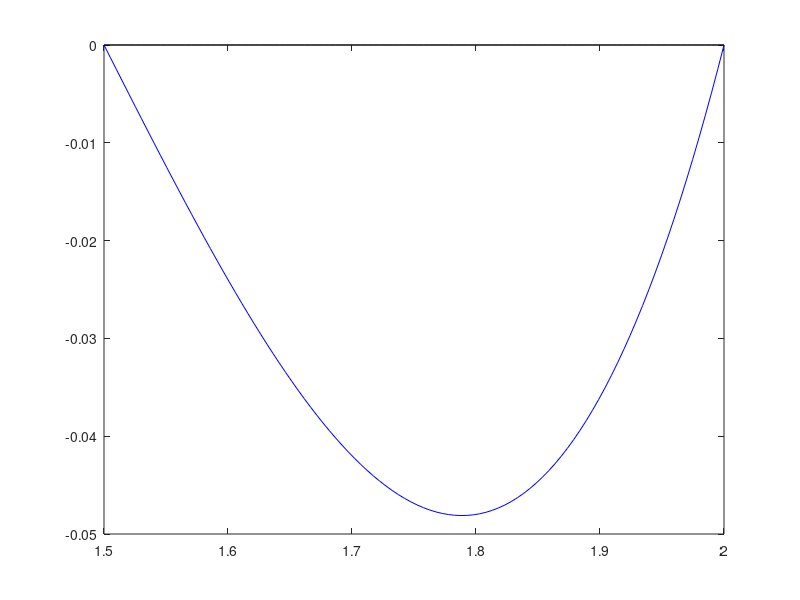

Write the MATLAB code that produced this figure. (Note: this script raises an error after producing the figure.)
%{    
    Autor: Alejandro García Pimentel
    Clave única: 138771
%}
%{
Aproxime con el método de la razón dorada, el mínimo local del polinomio, 
p(x) = (x − 1)(x − (3/2))(x − 2).
%}
fun = @(x)(x - 1).*(x - (3/2)).*(x - 2);
% GRAFICACIÓN
a = 1.5; b = 2;
xx = linspace(a,b,100);
fprintf('Graficando la función... \n');
plot(xx,fun(xx),'b',xx,0*xx,'k')
fprintf('Programa pausado, pulse enter para continuar.\n');
pause;

fprintf('Resolviendo por método de la razón dorada... \n');
razon_dorada(fun,a, b);